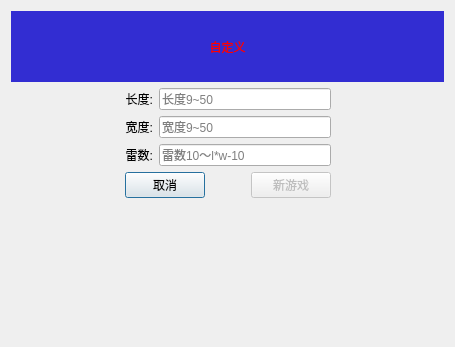
<?xml version="1.0" encoding="UTF-8"?>
<ui version="4.0">
 <class>mygame</class>
 <widget class="QDialog" name="mygame">
  <property name="enabled">
   <bool>true</bool>
  </property>
  <property name="geometry">
   <rect>
    <x>0</x>
    <y>0</y>
    <width>455</width>
    <height>347</height>
   </rect>
  </property>
  <property name="windowTitle">
   <string>Dialog</string>
  </property>
  <layout class="QVBoxLayout" name="verticalLayout_3">
   <item>
    <layout class="QVBoxLayout" name="verticalLayout_2">
     <item>
      <widget class="QLabel" name="label_4">
       <property name="minimumSize">
        <size>
         <width>431</width>
         <height>71</height>
        </size>
       </property>
       <property name="styleSheet">
        <string notr="true">background-color: rgb(50, 45, 210);
color: rgb(95, 28, 28);
font: 14pt &quot;Ubuntu&quot;;
color: qconicalgradient(cx:0.5, cy:0.5, angle:0, stop:0 rgba(255, 255, 255, 255), stop:0.373979 rgba(255, 255, 255, 255), stop:0.373991 rgba(33, 30, 255, 255), stop:0.624018 rgba(33, 30, 255, 255), stop:0.624043 rgba(255, 0, 0, 255), stop:1 rgba(255, 0, 0, 255));</string>
       </property>
       <property name="text">
        <string>自定义</string>
       </property>
       <property name="alignment">
        <set>Qt::AlignCenter</set>
       </property>
      </widget>
     </item>
     <item>
      <layout class="QHBoxLayout" name="horizontalLayout_5">
       <item>
        <spacer name="horizontalSpacer_3">
         <property name="orientation">
          <enum>Qt::Horizontal</enum>
         </property>
         <property name="sizeHint" stdset="0">
          <size>
           <width>40</width>
           <height>20</height>
          </size>
         </property>
        </spacer>
       </item>
       <item>
        <layout class="QVBoxLayout" name="verticalLayout">
         <item>
          <layout class="QHBoxLayout" name="horizontalLayout">
           <item>
            <widget class="QLabel" name="label">
             <property name="text">
              <string>长度:</string>
             </property>
             <property name="alignment">
              <set>Qt::AlignRight|Qt::AlignTrailing|Qt::AlignVCenter</set>
             </property>
            </widget>
           </item>
           <item>
            <widget class="QLineEdit" name="length">
             <property name="enabled">
              <bool>true</bool>
             </property>
             <property name="placeholderText">
              <string>长度9~50</string>
             </property>
            </widget>
           </item>
          </layout>
         </item>
         <item>
          <layout class="QHBoxLayout" name="horizontalLayout_2">
           <item>
            <widget class="QLabel" name="label_2">
             <property name="text">
              <string>宽度:</string>
             </property>
             <property name="alignment">
              <set>Qt::AlignRight|Qt::AlignTrailing|Qt::AlignVCenter</set>
             </property>
            </widget>
           </item>
           <item>
            <widget class="QLineEdit" name="width">
             <property name="placeholderText">
              <string>宽度9~50</string>
             </property>
            </widget>
           </item>
          </layout>
         </item>
         <item>
          <layout class="QHBoxLayout" name="horizontalLayout_3">
           <item>
            <widget class="QLabel" name="label_3">
             <property name="text">
              <string>雷数:</string>
             </property>
             <property name="alignment">
              <set>Qt::AlignRight|Qt::AlignTrailing|Qt::AlignVCenter</set>
             </property>
            </widget>
           </item>
           <item>
            <widget class="QLineEdit" name="mine">
             <property name="placeholderText">
              <string>雷数10～l*w-10</string>
             </property>
            </widget>
           </item>
          </layout>
         </item>
         <item>
          <layout class="QHBoxLayout" name="horizontalLayout_4">
           <item>
            <widget class="QPushButton" name="quit">
             <property name="text">
              <string>取消</string>
             </property>
            </widget>
           </item>
           <item>
            <spacer name="horizontalSpacer">
             <property name="orientation">
              <enum>Qt::Horizontal</enum>
             </property>
             <property name="sizeHint" stdset="0">
              <size>
               <width>40</width>
               <height>20</height>
              </size>
             </property>
            </spacer>
           </item>
           <item>
            <widget class="QPushButton" name="mynewgame">
             <property name="enabled">
              <bool>false</bool>
             </property>
             <property name="text">
              <string>新游戏</string>
             </property>
            </widget>
           </item>
          </layout>
         </item>
        </layout>
       </item>
       <item>
        <spacer name="horizontalSpacer_2">
         <property name="orientation">
          <enum>Qt::Horizontal</enum>
         </property>
         <property name="sizeHint" stdset="0">
          <size>
           <width>40</width>
           <height>20</height>
          </size>
         </property>
        </spacer>
       </item>
      </layout>
     </item>
     <item>
      <spacer name="verticalSpacer">
       <property name="orientation">
        <enum>Qt::Vertical</enum>
       </property>
       <property name="sizeHint" stdset="0">
        <size>
         <width>20</width>
         <height>40</height>
        </size>
       </property>
      </spacer>
     </item>
    </layout>
   </item>
  </layout>
  <zorder>label</zorder>
  <zorder>label_2</zorder>
  <zorder>length</zorder>
  <zorder>width</zorder>
  <zorder>label_3</zorder>
  <zorder>mine</zorder>
  <zorder>quit</zorder>
  <zorder>mynewgame</zorder>
  <zorder>horizontalSpacer</zorder>
  <zorder>length</zorder>
  <zorder>horizontalSpacer_2</zorder>
  <zorder>horizontalSpacer_3</zorder>
  <zorder>verticalSpacer</zorder>
  <zorder>label_4</zorder>
 </widget>
 <resources/>
 <connections/>
</ui>
